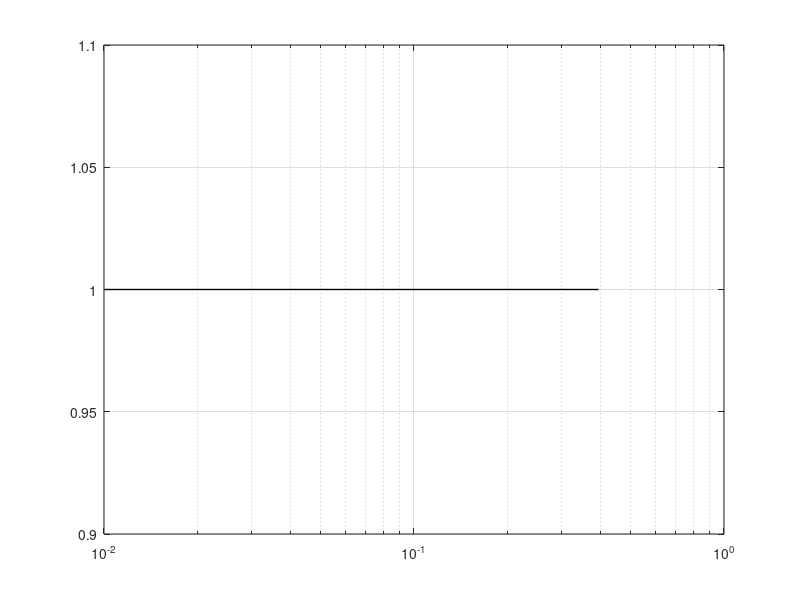

Source code (MATLAB): (Note: this script raises an error after producing the figure.)
close all;
clc;
clear all;

k = 2/pi;
mu = pi*k - 1;

% a = (2000*sqrt(2) - 1)/200000/20
a = 0.005

x_array = [0.01:0.01:10 11:0.1:100 110:1:1000 1100:10:10000];
% x = (tau_1 + tau_2)K_vco

%%%%%%%%%%%%%%%%%%%%%%%%%%%%%%%%%% Hold-in %%%%%%%%%%%%%%%%%%%%%%%%%%%%%%%%%%
h = figure();

%%%%%%%%%%%%%%%%%%%%%%%%%%%%%%%%%% Pull-in %%%%%%%%%%%%%%%%%%%%%%%%%%%%%%%%%%


xi = (a*k*x_array + 1)./(2*sqrt(x_array));
eta = (a*k*x_array - mu)./(2*sqrt(x_array));
rho = sqrt(abs(xi.^2 - k));
kappa = sqrt(eta.^2 + mu*k);



    x_ht = 1/(k*(2 - a + 2*sqrt(1 - a)));
    x_pt = mu/(a*k);
    x_nf = 1/(k*(2 - a - 2*sqrt(1 - a)));

    
    semilogx([min(x_array) x_ht], [1 1], 'black', 'LineWidth', 1);
    hold on;
grid on;
    x_sep = x_array(x_array(:) >= x_ht & x_array(:) <= x_pt);
    y_sep = omega_sep_for_diagram(a, x_sep, k);
    semilogx(x_sep, y_sep, 'black', 'LineWidth', 1);
    semilogx(x_pt, omega_sep_for_diagram(a, x_pt, k), 'x','LineWidth', 2, 'Color', 'black');

    x_ss = x_array(x_array(:) > max(x_pt, x_ht));
    y_ss = omega_ss_for_diagram(a, x_ss, k);
    semilogx(x_ss, y_ss, 'black', 'LineWidth', 1);


%%%%%%%%%%%%%%%%%%%%%%%%% Cahn %%%%%%%%%%%%%%%%%%%%%%%%%

    y_Cahn = sqrt(pi./(x_array) + 2*a);
    Cahn_est = semilogx(x_array, y_Cahn, 'green', 'LineWidth', 2, 'DisplayName','Cahn');

%%%%%%%%%%%%%%%%%%%%%%%%% Brunk Rosenkranz %%%%%%%%%%%%%%%%%%%%%%%%%
x_BR = pi/2*x_array;
D = 1/2.*(1./sqrt(x_BR) + a*sqrt(x_BR));
y_BR = tanh(1/4*log((D + sqrt(x_BR)*(1 - a) + sqrt(D.^2 + 1 - a))./...
    (D + sqrt(x_BR)*(1 - a) - sqrt(D.^2 + 1 - a))) +...
    D./(2*sqrt(1 - D.^2)).*...
    (atan((1./sqrt(x_BR) - sqrt(D.^2 + 1 - a))./sqrt(1 - D.^2)) -...
    atan((1./sqrt(x_BR) + sqrt(D.^2 + 1 - a))./sqrt(1 - D.^2)) + pi));

%   BR_est_as = semilogx([0.01 max(x_BR)], [sqrt(4/3*a-a^2/3) sqrt(4/3*a-a^2/3)], 'red', 'LineWidth', 1, 'DisplayName','BrunkRosenkranz');
% BR_est = semilogx(x_BR, y_BR, 'blue', 'LineWidth', 1, 'DisplayName','BrunkRosenkranz');

%%%%%%%%%%%%%%%%%%%%%%%%% Lindsey %%%%%%%%%%%%%%%%%%%%%%%%%

  Lindsey_est = semilogx([0.01 max(x_array)], [sqrt(4/3*a) sqrt(4/3*a)], 'b', 'LineWidth', 2, 'DisplayName','Lindsey');
 %%%%%%%%%%%%%%%%%%%%%%%%% Mengali %%%%%%%%%%%%%%%%%%%%%%%%% 
 
    x_Mengali = x_array;
    y_Mengali = 2*sqrt(a/3 + pi./(4*x_Mengali) + (pi./(x_Mengali)).^2) - 2*pi./x_Mengali;
    Mengali_est = semilogx(x_Mengali, y_Mengali, 'm', 'LineWidth', 2, 'DisplayName','Mengali');

%%%%%%%%%%%%%%%%%%%%%%%%% Endo %%%%%%%%%%%%%%%%%%%%%%%%% 
    
    y_Endo = 1/4*(pi + 4 + 2*a*x_array).*sqrt(pi./(8*x_array));
    Endo_est = semilogx(x_array, y_Endo, 'r', 'LineWidth', 3, 'DisplayName','Endo');

     %%%%%%%%%%%%%%%%%%%%%%%%% Best %%%%%%%%%%%%%%%%%%%%%%%%% 
 
    semilogx([0.01 x_pt], [sqrt(a) sqrt(a)], 'color', [1.0 0.5 0.0], 'LineWidth', 3, 'DisplayName','Best');

    x_Best = x_array(x_array(:) > x_pt);
    y_Best = sqrt(a + pi./(2*x_Best));
    Best_est = semilogx(x_Best, y_Best, 'color', [1.0 0.5 0.0], 'LineWidth', 3, 'DisplayName','Best2');


set(gca,'FontSize', 15);

xlabel('\textbf{$(\tau_1 + \tau_2)K_{\rm vco}$}','Interpreter','latex', 'fontsize', 20);  
ylabel('\textbf{$\frac{\omega_p}{K_{\rm vco}}$}','Interpreter','latex', 'fontsize', 20); 
legend([Cahn_est Lindsey_est Mengali_est Best_est Endo_est], 'Location','best');

axis([0.09 max(x_array) 0 1.01]);
xticks([0.01 0.1 1 10 100 1000 5000 20*pi*100000]);
xticklabels({'10^{-2}','10^{-1}','10^0','10^1','10^2','10^3','5\cdot10^3','20\pi\cdot10^5'});



